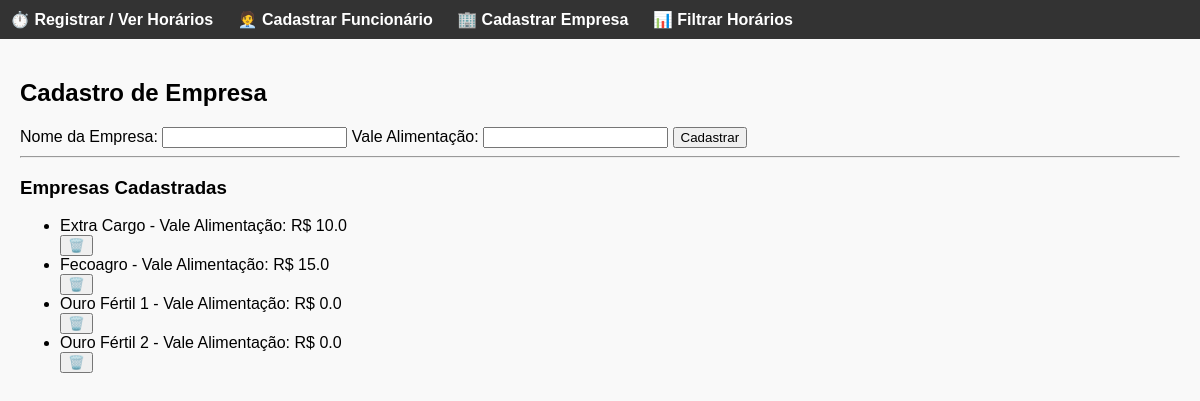
The page /cadastro_empresa on the database its author committed.
### models.py (models this page shows)
class Empresa(db.Model):
    id = db.Column(db.Integer, primary_key=True)
    nome = db.Column(db.String(100), nullable=False)
    vale_alimentacao = db.Column(db.Float, nullable=False)

### app.py (the view, shortened to what this page needs)
@app.route("/cadastro_empresa", methods=["GET", "POST"])
def cadastro_empresa():
    empresas = Empresa.query.order_by(Empresa.nome.asc()).all()
    return render_template("cadastro_empresa.html", empresas=empresas)

### templates/cadastro_empresa.html (shortened to what this page needs)
{% extends "base.html" %}
{% block content %}
<h2>Cadastro de Empresa</h2>
<form method="POST">
  <label for="nome">Nome da Empresa:</label>
  <input type="text" name="nome" required>
  <label for="vale_alimentacao">Vale Alimentação:</label>
  <input type="number" step="0.01" name="vale_alimentacao" required>
  <button type="submit">Cadastrar</button>
</form>
<hr>
<h3>Empresas Cadastradas</h3>
<ul>
  {% for empresa in empresas %}
    <li>
      {{ empresa.nome }} - Vale Alimentação: R$ {{ empresa.vale_alimentacao }}
      <form action="{{ url_for('excluir_empresa', id=empresa.id) }}" method="get"> <button type="submit" onclick="return confirm('Tem certeza que deseja excluir esta empresa?')">🗑️</button>
      </form>
    </li>
  {% endfor %}
</ul>
{% endblock %}

### templates/base.html (style rules this page uses)
body { font-family: Arial, sans-serif; margin: 0; padding: 0; background: #f9f9f9; }

### rows shown on the page
Empresa: nome "Extra Cargo", vale_alimentacao "10.0"
Empresa: nome "Fecoagro", vale_alimentacao "15.0"
Empresa: nome "Ouro Fértil 1", vale_alimentacao "0.0"
Empresa: nome "Ouro Fértil 2", vale_alimentacao "0.0"
